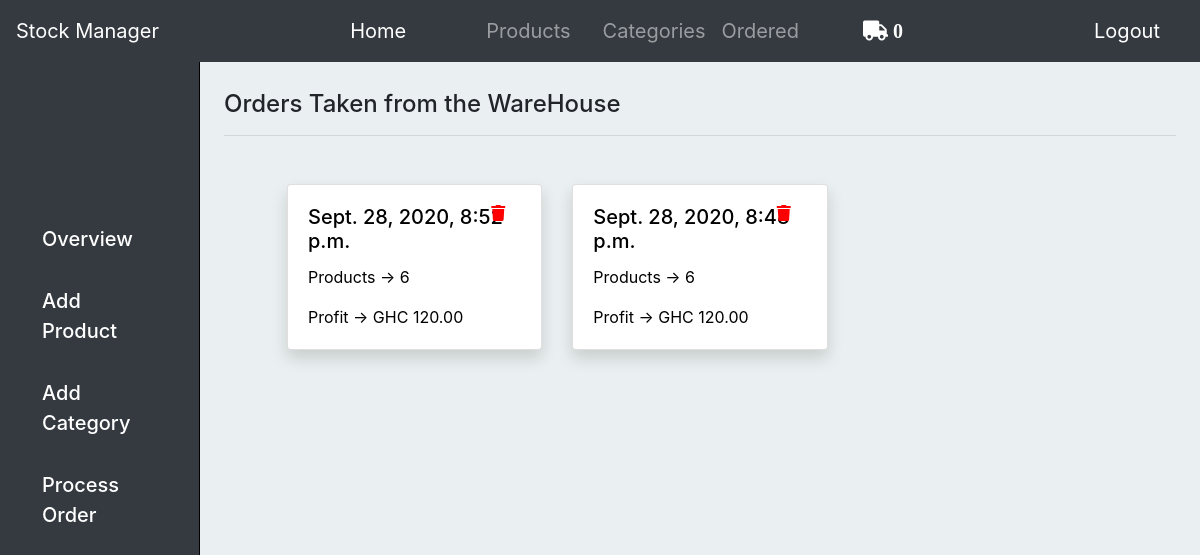
The page /orders/ (signed in) on the database as committed earlier.
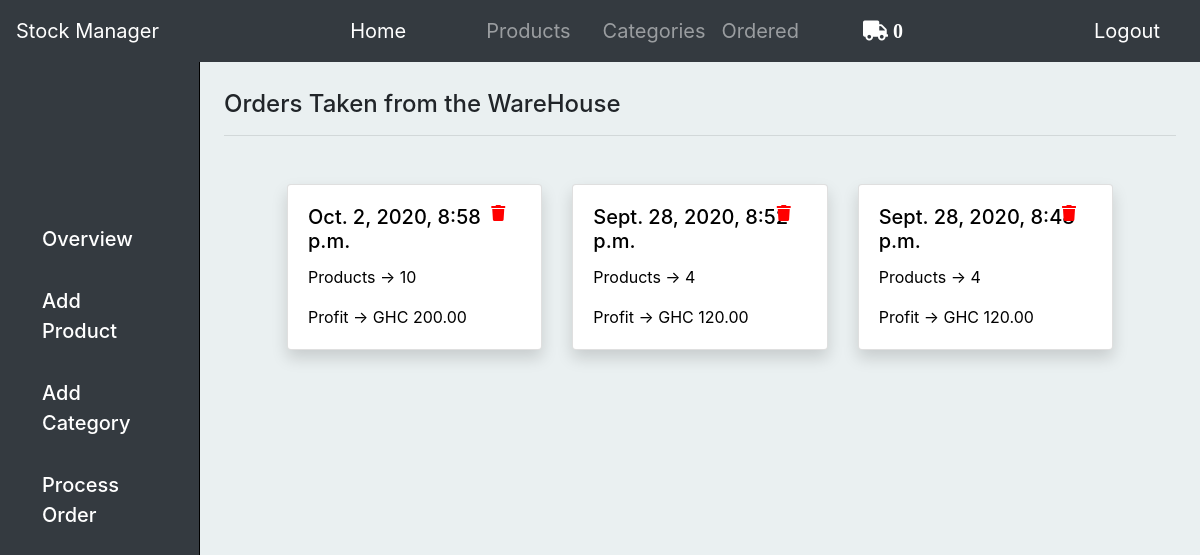
The same page on the database as committed later.
### base/models.py (models this page shows, shortened)
class Order(models.Model):
    user = models.ForeignKey(User, on_delete=models.CASCADE)
    code = models.CharField(max_length=100)
    items = models.ManyToManyField(Item)
    ordered_date = models.DateTimeField(auto_now_add=True)
    ordered = models.BooleanField(default=False)
    order_profit = models.DecimalField(max_digits=9, default=0.0, decimal_places=2)
    year_month = models.CharField(max_length=100, null=True, blank=True)
    def __str__(self):
        return f"{self.user.username}'s order "
    def total_products(self):
        total = 0
        for item in self.items.all():
            total += item.quantity
        return total

class Item(models.Model):
    user = models.ForeignKey(User, on_delete=models.CASCADE)
    item = models.ForeignKey(Product, on_delete=models.CASCADE)
    quantity = models.IntegerField(default=0)
    ordered = models.BooleanField(default=False)

### base/views.py (the view)
# urls.py: path('orders/',views.orders, name="orders"),
@login_required
def orders(request):
    ordered_orders = Order.objects.filter(ordered=True, user=request.user).order_by('-ordered_date')
    context ={
        'ordered_orders':ordered_orders
    }
    print(ordered_orders)
    return render(request, 'base/orders.html', context)

### base/templatetags/cart_template_tags.py (called while the page is built)
@register.filter
def cart_item_count(user):
    if user.is_authenticated:
        qs = Order.objects.filter(user=user, ordered=False)
        if qs.exists():
            return qs[0].items.count()
    return 0

### base/templates/base/orders.html
{% extends "base/layout.html" %}
{% load static %}
{% block main %}
<h4 class="h4_head">Orders Taken from the WareHouse</h4>
<hr>
<div class="row ml-5 mr-5 mt-5">
  {% if ordered_orders.count  < 1%}
  <h5 class="h4_head" style="text-align: center; margin-left: auto; margin-right: auto;">No Ordered Item!</h5>
  {% else %}
  {% for item in ordered_orders %}
  <div class="col-sm-4">
    <a href="{% url 'orderdetail' item.id %}" style="color: black; text-decoration: none;">
    <div class="card shadow">
      <div class="card-body">
        <h5 class="card-title">{{item.ordered_date}}</h5>
        <p class="card-text">Products -> {{item.total_products}}</p>
        <p class="card-text">Profit -> GHC {{item.order_profit}}</p>
        <a href="{% url 'orderconfirm' item.id %}"><i class="fas fa-trash prodicon" style="color: red;"></i></a>
      </div>
    </div>
    </a>
  </div>
  {% endfor %}
  {% endif %}
</div>
{% endblock main %}

Rows that differ between the two databases and show on the page:
added Order: ordered_date "Oct. 2, 2020, 8:58 p.m.", total_products "10", order_profit "200.00"
computed for Order "Sept. 28, 2020, 8:52 p.m.": total_products "6" → "4"
computed for Order "Sept. 28, 2020, 8:48 p.m.": total_products "6" → "4"
